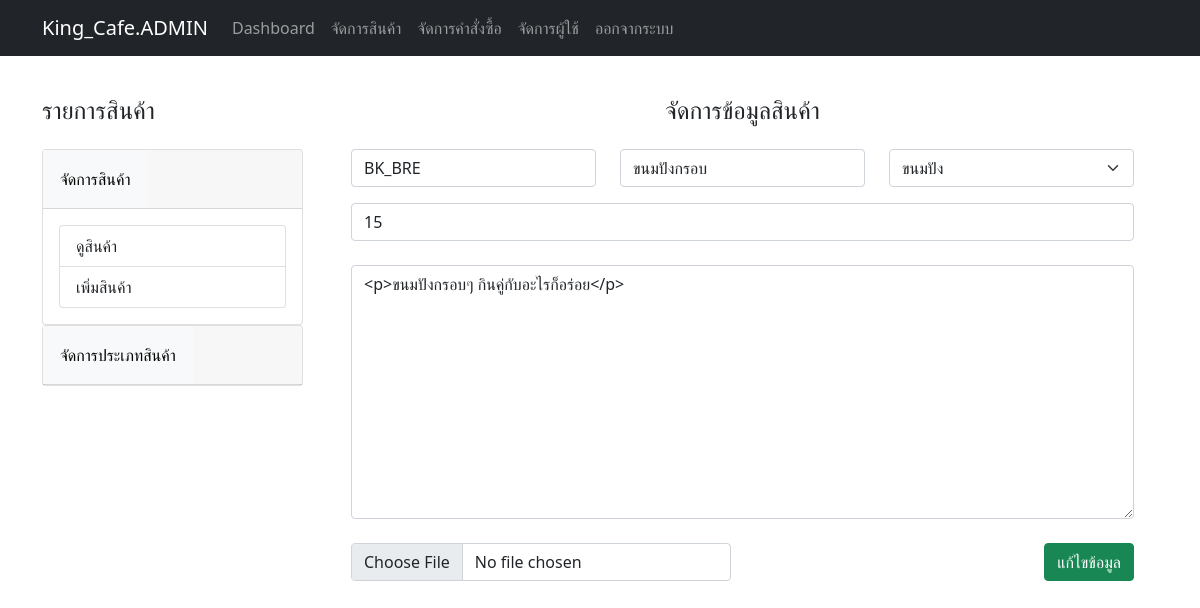
The app's page /Cafe/admin/edit_product.php?ct=BK_BRE (signed in) with its own data.
### tables this page shows
CREATE TABLE `product` (
  `p_id` varchar(11) NOT NULL,
  `cat_id` int(11) NOT NULL,
  `p_name` text NOT NULL,
  `p_price` int(11) NOT NULL,
  `p_detail` text NOT NULL,
  `p_pic` text NOT NULL
);

### Cafe/admin/edit_product.php (the view, shortened to what this page needs)
<?php
include 'assets/php/connect.php';
$ct = $_GET['ct'];
?>
<html>
<head>
    <link rel="stylesheet" href="https://stackpath.bootstrapcdn.com/bootstrap/5.0.0-alpha2/css/bootstrap.min.css">
</head>
<body>
<?php require_once 'assets/navbar.php'?>
<div class="container">
    <div class="row">
        <div class="col-lg-3">
            <h4 class="my-4" style="margin-top:6.0rem!important;">รายการสินค้า</h4>
            <div class="accordion" id="accordionExample">
                <div class="card">
                    <div class="card-header p-0" id="headingOne">
                        <h2 class="mb-0">
                            <button class="btn btn-light btn-block text-left p-3 rounded-0" type="button" data-toggle="collapse" data-target="#collapseOne" aria-expanded="true" aria-controls="collapseOne">
                                จัดการสินค้า
                            </button>
                        </h2>
                    </div>
                    <div id="collapseOne" class="collapse show" aria-labelledby="headingOne" data-parent="#accordionExample">
                        <div class="card-body">
                            <div class="list-group">
                                <a href="product_manage.php" class="list-group-item">ดูสินค้า</a>
                                <a href="add_product.php" class="list-group-item">เพิ่มสินค้า</a>
                            </div>
                        </div>
                    </div>
                </div>
                <div class="card">
                    <div class="card-header p-0" id="headingTwo">
                        <h2 class="mb-0">
                            <button class="btn btn-light btn-block text-left collapsed p-3 rounded-0" type="button" data-toggle="collapse" data-target="#collapseTwo" aria-expanded="false" aria-controls="collapseTwo">
                                จัดการประเภทสินค้า
                            </button>
                        </h2>
                    </div>
                </div>
            </div>
        </div>
        <div class="col-lg-9">
            <div class="cat-header" style="text-align: center;">
                <h4 class="my-4" style="margin-top:6.0rem!important;">จัดการข้อมูลสินค้า</h4>
            </div>
            <form action="assets/php/update_product.php" method="post" enctype="multipart/form-data">
                <div class="container">
                    <div class="row">
                        <?php
                            $psql = "select * from product where p_id = '$ct'";
                            $load = $con->query($psql);
                            if($data = $load->fetch_assoc()):
                        ?>
                        <div class="mb-3 col-lg-4">
                            <input type="text" name="p_id" value="<?php echo $data['p_id'] ?>" required class="form-control">
                        </div>
                        <div class="mb-3 col-lg-4">
                            <input type="text" name="p_name" value="<?php echo $data['p_name'] ?>" required class="form-control">
                        </div>
                        <div class="mb-3 col-lg-4">
                            <select name="cat_id" id="cat_id" class="form-select" aria-label="Default select example">
                                <?php
                                $sql = "select * from categories";
                                $qty = $con->query($sql);
                                while($rs = $qty->fetch_assoc()):
                                    if($rs['cat_id'] == $data['cat_id']) {
                                        ?>
                                        <option value="<?php echo $rs['cat_id']?>" selected><?php echo $rs['cat_name'] ?></option>
                                <?php
                                    }else{
                                    ?>
                                    <option value="<?php echo $rs['cat_id']?>"><?php echo $rs['cat_name'] ?></option>
                                <?php
                                    }
                                endwhile;
                                ?>
                            </select>
                        </div>
                        <div class="mb-4 col-lg-12">
                            <input type="text" name="p_price" value="<?php echo $data['p_price'] ?>" required class="form-control">
                        </div>
                        <div class="mb-4 col-lg-12">
                            <textarea name="p_detail" id="editor" cols="30" rows="10" class="form-control"><?php echo $data['p_detail'] ?></textarea>
                        </div>
                        <div class="mb-4 col-lg-6">
                            <input type="file" class="form-control" name="p_pic">
                        </div>
                        <?php
                        endif;
                        ?>
                        <div class="mb-4 col-lg-6">
                            <button class="btn btn-success" style="float: right" type="submit">แก้ไขข้อมูล</button>
                        </div>
                    </div>
                </div>
            </form>
        </div>
    </div>
</div>
</body>
</html>

### records on screen
product: p_id "BK_BRE", p_name "ขนมปังกรอบ", p_price "15", p_detail "<p>ขนมปังกรอบๆ กินคู่กับอะไรก็อร่อย</p>"

### other values on screen
form field cat_id "ขนมปัง"
